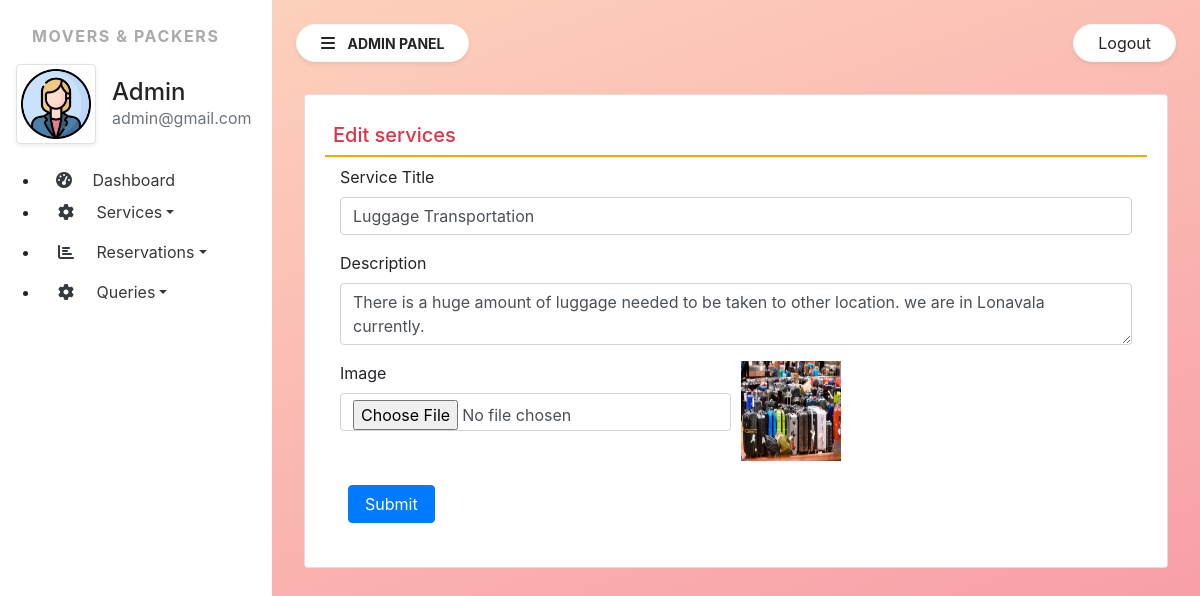
The page /edit_services/3 (signed in) on the database its author committed.
### moverspackers/models.py (models this page shows, shortened)
class Services(models.Model):
    title = models.CharField(max_length=200, null=True)
    description = models.CharField(max_length=5000, null=True)
    image = models.FileField(null=True)
    creationdate = models.DateTimeField(auto_now_add=True)

### moverspackers/views.py (the view, shortened to what this page needs)
# urls.py: path('edit_services/<int:pid>',edit_services, name="edit_services"),
def edit_services(request,pid):
    if not request.user.is_authenticated:
        return redirect('admin_login')
    service = Services.objects.get(id=pid)
    error = ""
    return render(request, 'edit_services.html', locals())

### moverspackers/templates/edit_services.html (shortened to what this page needs)
{% extends 'admin_base.html' %}
{% block main %}
<div class="card m-2">
    <div class="card-body">
        <h5 class="p-2 text-danger" style="border-bottom:2px solid orange">Edit services</h5>
        <div class="container-fluid">
            <form method="post" enctype="multipart/form-data">
                <div class="form-row">
                    <div class="col-sm-12">
                        <div class="form-group">
                            <label>Service Title</label>
                            <input type="text" name="servicetitle" class="form-control" placeholder="Service Title" value="{{service.title}}">
                        </div>
                    </div>
                         <div class="col-sm-12">
                        <div class="form-group">
                            <label>Description</label>
                            <textarea name="description" class="form-control" placeholder=" Description">{{service.description}}</textarea>
                        </div>
                    </div>
                        <div class="col-sm-6">
                        <div class="form-group">
                            <label>Image</label>
                            <input type="file" name="image" class="form-control">
                        </div>
                    </div>
                    <div class="col-sm-6">
                        <div class="form-group">
                           <img src="{{service.image.url}}" height="100" width="100">
                        </div>
                    </div>
                </div>
                  <input type="submit" value="Submit" class="m-2 px-3 btn btn-primary">
            </form>
        </div>
    </div>
</div>
{% endblock %}

### moverspackers/templates/admin_base.html (shortened to what this page needs)
{% load static %}
<html>
<head>
  <link rel="stylesheet" href="https://cdn.jsdelivr.net/npm/bootstrap@4.6.1/dist/css/bootstrap.min.css">
<link rel="stylesheet" href="{% static 'css/sidebar.css' %}">
<link rel="stylesheet" href="https://use.fontawesome.com/releases/v5.8.1/css/all.css">
<link rel="stylesheet" href="path/to/font-awesome/css/font-awesome.min.css">
  <link rel="stylesheet" href="https://cdn.datatables.net/1.13.1/css/jquery.dataTables.min.css">
<link rel="stylesheet" href="https://cdn.datatables.net/buttons/2.3.2/css/buttons.dataTables.min.css">
</head>
<body>
<div class="bg-white vertical-nav" id="sidebar" >
<div class="py-4 px-3 bg-white">
    <p class="font-weight-bold text-uppercase px-3 sidebars-title">Movers & Packers</p>
  <div class="media d-flex align-items-center">
      <img src="/static/images/log.png" width="80" height="80" class="mr-3 img-thumbnail shadow-sm">
    <div class="media-body">
      <h4 class="mb-0">Admin</h4>
      <p class="text-muted mb-0">{{request.user.email}}</p>
    </div>
  </div>
</div>
  <ul class="nav-flex-column bg-white">
    <li class="nav-item px-3">
      <a href="{% url 'admin_home' %}" class="text-dark" >
        <i class="fa fa-tachometer-alt  mr-3" aria-hidden="true"></i>
        Dashboard</a>
    </li>
    <li class="nav-item dropdown">
      <a href="#" class="nav-link dropdown-toggle text-dark" id="navbardrop" data-toggle="dropdown">
        <i class="fa fa-cog  fa-fw mr-3"></i>
        Services</a>
    </li>
        <li class="nav-item dropdown">
      <a href="#" class="nav-link dropdown-toggle text-dark" id="navbardrop" data-toggle="dropdown">
        <i class="fas fa-chart-bar fa-fw mr-3 "></i>
        Reservations</a>
    </li>
      <li class="nav-item dropdown">
      <a href="#" class="nav-link dropdown-toggle text-dark" id="navbardrop" data-toggle="dropdown">
        <i class="fa fa-cog  fa-fw mr-3"></i>
        Queries</a>
    </li>
  </ul>
</div>
<div class="page-content p-4" id="content">
  <a href="{% url 'logout' %}" title="logout" class="btn btn-light bg-white rounded-pill shadow-sm px-4 mb-4 float-right">Logout</a>
  <button id="sidebarCollapse" type="button" class="btn btn-light bg-white rounded-pill shadow-sm px-4 mb-4">
    <i class="fas fa-bars mr-2"></i>
    <small class="text-uppercase font-weight-bold">Admin Panel</small>
  </button>
  {% block main %}
  {% endblock %}
</div>
</body>
</html>

### moverspackers/static/css/sidebar.css (style rules this page uses)
.sidebars-title { letter-spacing:0.1em; color:#aaa }
body { background-image: linear-gradient(-20deg, #f794a4 0%, #fdd6bd 100%); min-height:100vh; }
.vertical-nav { min-width:17rem; width:17rem; height:100vh; position:fixed; top:0; left:0; transition:all 0.4s }
.page-content { width:calc(100%-17rem); margin-left:17rem; transition:all 0.4s }

### rows shown on the page
Services: servicetitle "Luggage Transportation", description "There is a huge amount of luggage needed to be taken to other location. we are in Lonavala currently.", image (picture)

### other values the page prints
{{ request.user.email }} "admin@gmail.com"
